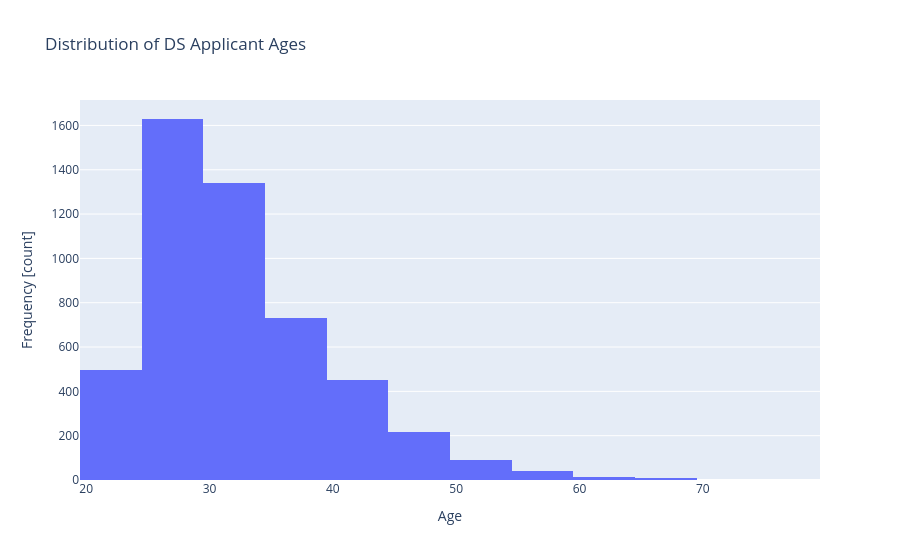

The cell this chart's notebook holds for it:
### Code cell
fig_age = gb.build_age_hist() # build the age histogram
assert isinstance(fig_age, Figure)
fig_age.show()

### Figure 1 — Plotly figure (JSON) as saved in the notebook; plotly's stock layout.template omitted (floating-point values rounded to 4 significant figures; data arrays with more than 128 entries replaced by an {"elided": "..."} marker saying what was removed)
{"data": [{"bingroup": "x", "hovertemplate": "x=%{x}<br>count=%{y}<extra></extra>", "legendgroup": "", "marker": {"color": "#636efa", "pattern": {"shape": ""}}, "name": "", "nbinsx": 20, "orientation": "v", "showlegend": false, "type": "histogram", "x": {"elided": "5025 int values"}, "xaxis": "x", "yaxis": "y"}], "layout": {"barmode": "relative", "legend": {"tracegroupgap": 0}, "title": {"text": "Distribution of DS Applicant Ages"}, "xaxis": {"anchor": "y", "domain": [0, 1], "title": {"text": "Age"}}, "yaxis": {"anchor": "x", "domain": [0, 1], "title": {"text": "Frequency [count]"}}}}
